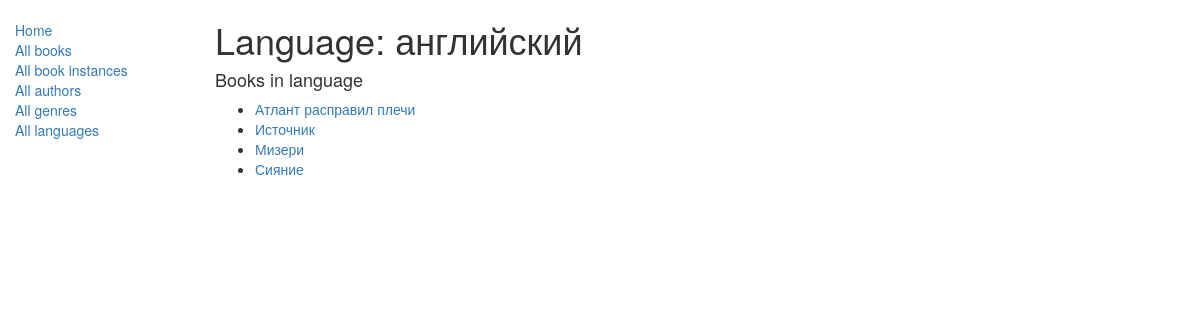
The app's page /catalog/language/2, older data.
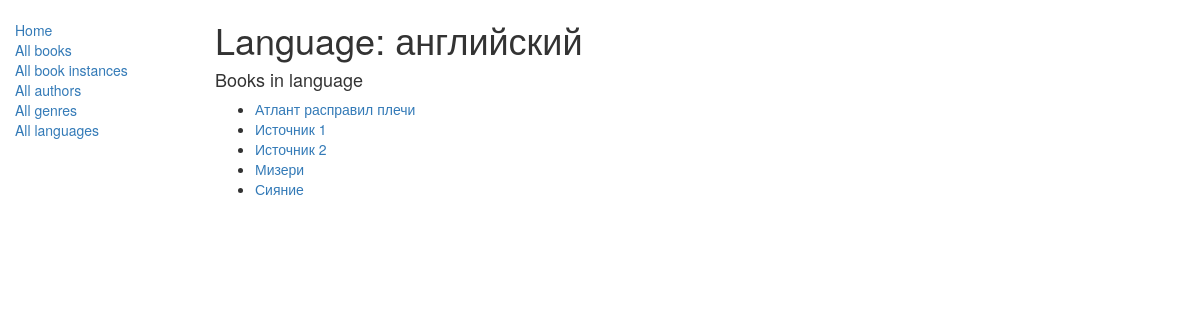
The same page, newer data.
### catalog/models.py (models this page shows, shortened)
class Book(models.Model):
    title = models.CharField(max_length=200)
    author = models.ForeignKey('Author', on_delete=models.SET_NULL, null=True)
    summary = models.TextField(max_length=1000, help_text='Добавьте описание для книги.')
    isbn = models.CharField('ISBN', max_length=13, help_text="13 Персонажей <a href='https://www.isbn-international.org/content/what-isbn'>ISBN</a>")
    genre = models.ManyToManyField('Genre', help_text="Выберите жанр для книги.")
    language = models.ForeignKey('Language', on_delete=models.SET_NULL, null=True)
    class Meta:
        ordering = ['title','author']
    def get_absolute_url(self):
        return reverse("book-detail", args=[str(self.id)])
    def display_genre(self):
        return ", ".join([genre.name for genre in self.genre.all()[:3] ])
    display_genre.short_description = 'Genre'

### catalog/views.py (the view)
# urls.py: path('language/<int:pk>', views.LanguageDetailView.as_view(),
class LanguageDetailView(generic.DetailView):
    model = Language

### catalog/templates/catalog/language_detail.html (shortened to what this page needs)
{% extends "base_generic.html" %}
{% block content %}
<h1>Language: {{ language.name }}</h1>
<div class="ms-4 mt-4">
<h4>Books in language</h4>
<ul>
  {% for copy in language.book_set.all %}
  <li>
    <a href="{{ copy.get_absolute_url }}">{{ copy.title }}</a>
  </li>
  {% empty %}
  <li>There are no books in this language.</li>
  {% endfor %}
</ul>
{% endblock %}
{% block sidebar %}
  {{ block.super }}
{% endblock %}

Row changes from the older to the newer data that the page shows:
changed Book: title "Источник" → "Источник 1"
added Book: title "Источник 2"
